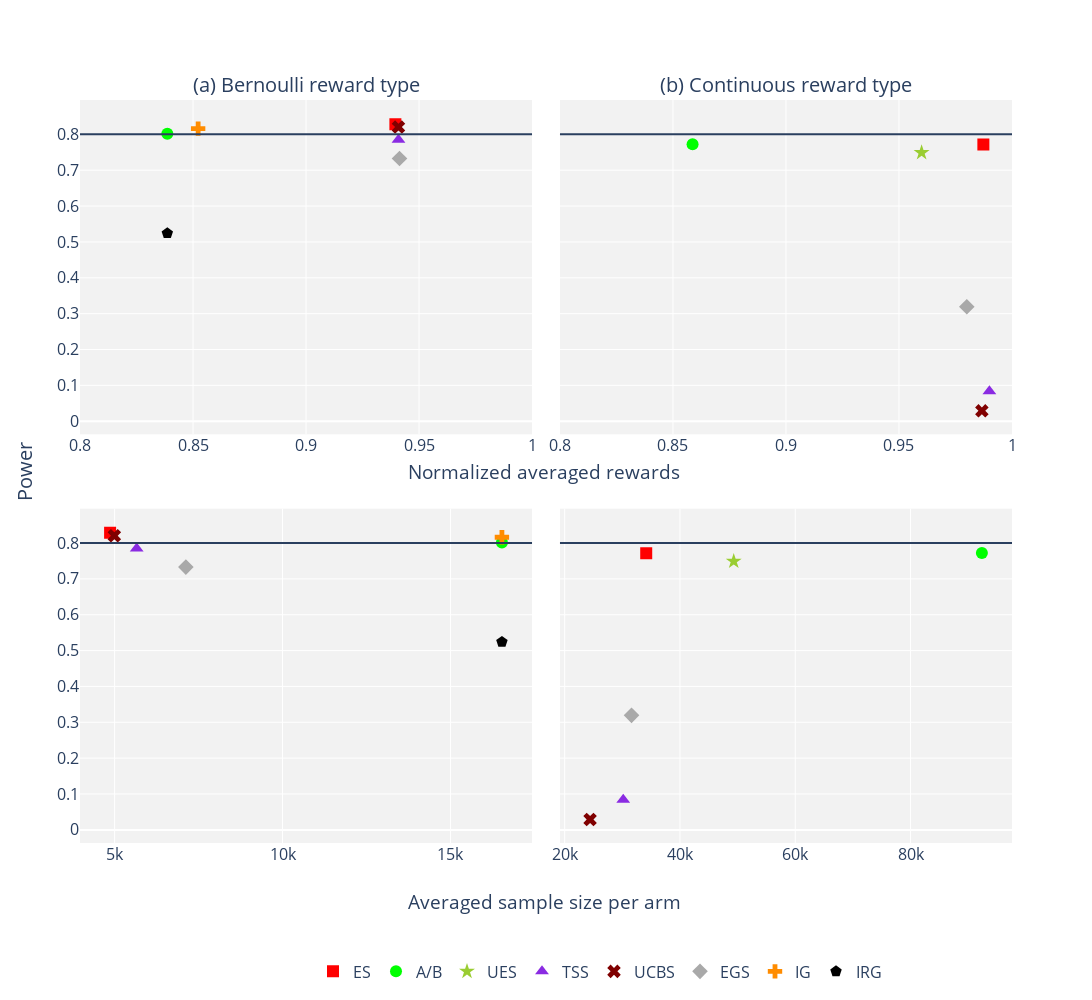

The code cell stored with this chart in its notebook:
### Markdown cell above
# Real Data

### Code cell
fig = make_subplots(
    rows=2, cols=2,
    y_title="Power",
    column_titles=["(a) Bernoulli reward type", "(b) Continuous reward type"],
    shared_yaxes=True,
    horizontal_spacing=0.03,
    vertical_spacing=0.1,
)

legends = ["ES", "A/B", "UES", "TSS", "UCBS", "EGS"]
powers = np.array([0.7717, 0.7724, 0.749, 0.0838, 0.029, 0.3194])
total_samples = np.array([153660, 415729, 221980, 135722, 109833, 142190])
samples_per_arm = total_samples / 4.5
rewards = np.array([1481, 1288, 1440, 1485, 1480, 1470])
max_reward = 1500
data = {"legends": legends, "powers": powers, "samples": samples_per_arm, "rewards": rewards}
df = pd.DataFrame(data=data)
df["max_reward"] = max_reward
df["normalized_rewards"] = df["rewards"] / df["max_reward"]

scatters1, rows1, cols1 = list(), list(), list()
for i, row in df.iterrows():
    scatters1.append(
        go.Scatter(
            x=[row["normalized_rewards"]],
            y=[row["powers"]],
            legendgroup=row["legends"],
            mode="markers",
            marker=go.scatter.Marker(
                color=[my_l2c[row["legends"]]],
                symbol=[my_l2s[row["legends"]]],
                size=12,
            ), 
            name=row["legends"],
            orientation='h',
            showlegend=False,
            xaxis='x',
            yaxis='y',
        )
    )
    rows1.append(1)
    cols1.append(2)
fig.add_traces(
    scatters1, rows=rows1, cols=cols1
)

scatters2, rows2, cols2 = list(), list(), list()
for i, row in df.iterrows():
    scatters2.append(
        go.Scatter(
            x=[row["samples"]],
            y=[row["powers"]],
            legendgroup=row["legends"],
            mode="markers",
            marker=go.scatter.Marker(
                color=[my_l2c[row["legends"]]],
                symbol=[my_l2s[row["legends"]]],
                size=12,
            ), 
            name=row["legends"],
            orientation='h',
            showlegend=True,
            xaxis='x',
            yaxis='y',
        )
    )
    rows2.append(2)
    cols2.append(2)
fig.add_traces(
    scatters2, rows=rows2, cols=cols2
)

legends = ["ES", "A/B", "TSS", "UCBS", "EGS", "IG", "IRG"]
powers = np.array([0.8283, 0.8017, 0.785, 0.8203, 0.7328, 0.8161, 0.5242])
total_samples = np.array([9730, 33066, 11314, 9982, 14242, 33066, 33066])
samples_per_arm = total_samples/2
rewards = np.array([0.2067, 0.1845, 0.207, 0.207, 0.2071, 0.1875, 0.1845])
max_reward = 0.22
data = {"legends": legends, "powers": powers, "samples": samples_per_arm, "rewards": rewards}
df = pd.DataFrame(data=data)
df["max_reward"] = max_reward
df["normalized_rewards"] = df["rewards"] / df["max_reward"]

scatters1, rows1, cols1 = list(), list(), list()
for i, row in df.iterrows():
    scatters1.append(
        go.Scatter(
            x=[row["normalized_rewards"]],
            y=[row["powers"]],
            legendgroup=row["legends"],
            mode="markers",
            marker=go.scatter.Marker(
                color=[my_l2c[row["legends"]]],
                symbol=[my_l2s[row["legends"]]],
                size=12,
            ), 
            name=row["legends"],
            orientation='h',
            # showlegend=True,
            showlegend=True if i in [5, 6] else False,
            xaxis='x',
            yaxis='y',
        )
    )
    rows1.append(1)
    cols1.append(1)
fig.add_traces(
    scatters1, rows=rows1, cols=cols1
)

scatters2, rows2, cols2 = list(), list(), list()
for i, row in df.iterrows():
    scatters2.append(
        go.Scatter(
            x=[row["samples"]],
            y=[row["powers"]],
            legendgroup=row["legends"],
            mode="markers",
            marker=go.scatter.Marker(
                color=[my_l2c[row["legends"]]],
                symbol=[my_l2s[row["legends"]]],
                size=12,
            ), 
            name=row["legends"],
            orientation='h',
            showlegend=False,
            xaxis='x',
            yaxis='y',
        )
    )
    rows2.append(2)
    cols2.append(1)
fig.add_traces(
    scatters2, rows=rows2, cols=cols2
)



fig.add_hline(0.8)
fig.update_layout(
    legend=dict(
        orientation='h',
        x=0.25,
        y=-0.15,
        # title='Test Design',
    ),
    height=1000,
    width=1200,
    # paper_bgcolor='rgba(0,0,0,0)',
    # plot_bgcolor='Beige',
    plot_bgcolor='rgb(242,242,242)',
    font_size=16,
)
# fig.update_xaxes(title_text="Normalized averaged rewards", row=1, col=1)
# fig.update_xaxes(title_text="Averaged sample size per arm", row=1, col=2)
# fig.for_each_annotation(lambda a: a.update(text=f'<b>{a.text}</b>'))
fig.update_annotations(font=dict(size=20))
fig.add_annotation(dict(
    font=dict(size=19),
    x=0.35,
    y=0.5,
    showarrow=False,
    text="Normalized averaged rewards",
    xanchor="left",
    xref="paper",
    yref="paper",
))
fig.add_annotation(dict(
    font=dict(size=19),
    x=0.35,
    y=-0.1,
    showarrow=False,
    text="Averaged sample size per arm",
    xanchor="left",
    xref="paper",
    yref="paper",
))
fig.update_xaxes(range=[0.8, 1.0], row=1, col=1)
fig.update_xaxes(range=[0.8, 1.0], row=1, col=2)

# fig.update_annotations(font=dict(family="Helvetica", size=12))
fig.show()
plotly.io.write_image(fig, 'real_bernoulli_normal.pdf', format='pdf')

### Figure 1 — Plotly figure (JSON) as saved in the notebook; plotly's stock layout.template omitted (floating-point values rounded to 4 significant figures)
{"data": [{"legendgroup": "ES", "marker": {"color": ["red"], "size": 12, "symbol": ["square"]}, "mode": "markers", "name": "ES", "orientation": "h", "showlegend": false, "type": "scatter", "x": [0.9873], "xaxis": "x2", "y": [0.7717], "yaxis": "y2"}, {"legendgroup": "A/B", "marker": {"color": ["lime"], "size": 12, "symbol": ["circle"]}, "mode": "markers", "name": "A/B", "orientation": "h", "showlegend": false, "type": "scatter", "x": [0.8587], "xaxis": "x2", "y": [0.7724], "yaxis": "y2"}, {"legendgroup": "UES", "marker": {"color": ["yellowgreen"], "size": 12, "symbol": ["star"]}, "mode": "markers", "name": "UES", "orientation": "h", "showlegend": false, "type": "scatter", "x": [0.96], "xaxis": "x2", "y": [0.749], "yaxis": "y2"}, {"legendgroup": "TSS", "marker": {"color": ["blueviolet"], "size": 12, "symbol": ["triangle-up"]}, "mode": "markers", "name": "TSS", "orientation": "h", "showlegend": false, "type": "scatter", "x": [0.99], "xaxis": "x2", "y": [0.0838], "yaxis": "y2"}, {"legendgroup": "UCBS", "marker": {"color": ["maroon"], "size": 12, "symbol": ["x"]}, "mode": "markers", "name": "UCBS", "orientation": "h", "showlegend": false, "type": "scatter", "x": [0.9867], "xaxis": "x2", "y": [0.029], "yaxis": "y2"}, {"legendgroup": "EGS", "marker": {"color": ["darkgray"], "size": 12, "symbol": ["diamond"]}, "mode": "markers", "name": "EGS", "orientation": "h", "showlegend": false, "type": "scatter", "x": [0.98], "xaxis": "x2", "y": [0.3194], "yaxis": "y2"}, {"legendgroup": "ES", "marker": {"color": ["red"], "size": 12, "symbol": ["square"]}, "mode": "markers", "name": "ES", "orientation": "h", "showlegend": true, "type": "scatter", "x": [34150.0], "xaxis": "x4", "y": [0.7717], "yaxis": "y4"}, {"legendgroup": "A/B", "marker": {"color": ["lime"], "size": 12, "symbol": ["circle"]}, "mode": "markers", "name": "A/B", "orientation": "h", "showlegend": true, "type": "scatter", "x": [92380.0], "xaxis": "x4", "y": [0.7724], "yaxis": "y4"}, {"legendgroup": "UES", "marker": {"color": ["yellowgreen"], "size": 12, "symbol": ["star"]}, "mode": "markers", "name": "UES", "orientation": "h", "showlegend": true, "type": "scatter", "x": [49330.0], "xaxis": "x4", "y": [0.749], "yaxis": "y4"}, {"legendgroup": "TSS", "marker": {"color": ["blueviolet"], "size": 12, "symbol": ["triangle-up"]}, "mode": "markers", "name": "TSS", "orientation": "h", "showlegend": true, "type": "scatter", "x": [30160.0], "xaxis": "x4", "y": [0.0838], "yaxis": "y4"}, {"legendgroup": "UCBS", "marker": {"color": ["maroon"], "size": 12, "symbol": ["x"]}, "mode": "markers", "name": "UCBS", "orientation": "h", "showlegend": true, "type": "scatter", "x": [24410.0], "xaxis": "x4", "y": [0.029], "yaxis": "y4"}, {"legendgroup": "EGS", "marker": {"color": ["darkgray"], "size": 12, "symbol": ["diamond"]}, "mode": "markers", "name": "EGS", "orientation": "h", "showlegend": true, "type": "scatter", "x": [31600.0], "xaxis": "x4", "y": [0.3194], "yaxis": "y4"}, {"legendgroup": "ES", "marker": {"color": ["red"], "size": 12, "symbol": ["square"]}, "mode": "markers", "name": "ES", "orientation": "h", "showlegend": false, "type": "scatter", "x": [0.9395], "xaxis": "x", "y": [0.8283], "yaxis": "y"}, {"legendgroup": "A/B", "marker": {"color": ["lime"], "size": 12, "symbol": ["circle"]}, "mode": "markers", "name": "A/B", "orientation": "h", "showlegend": false, "type": "scatter", "x": [0.8386], "xaxis": "x", "y": [0.8017], "yaxis": "y"}, {"legendgroup": "TSS", "marker": {"color": ["blueviolet"], "size": 12, "symbol": ["triangle-up"]}, "mode": "markers", "name": "TSS", "orientation": "h", "showlegend": false, "type": "scatter", "x": [0.9409], "xaxis": "x", "y": [0.785], "yaxis": "y"}, {"legendgroup": "UCBS", "marker": {"color": ["maroon"], "size": 12, "symbol": ["x"]}, "mode": "markers", "name": "UCBS", "orientation": "h", "showlegend": false, "type": "scatter", "x": [0.9409], "xaxis": "x", "y": [0.8203], "yaxis": "y"}, {"legendgroup": "EGS", "marker": {"color": ["darkgray"], "size": 12, "symbol": ["diamond"]}, "mode": "markers", "name": "EGS", "orientation": "h", "showlegend": false, "type": "scatter", "x": [0.9414], "xaxis": "x", "y": [0.7328], "yaxis": "y"}, {"legendgroup": "IG", "marker": {"color": ["darkorange"], "size": 12, "symbol": ["cross"]}, "mode": "markers", "name": "IG", "orientation": "h", "showlegend": true, "type": "scatter", "x": [0.8523], "xaxis": "x", "y": [0.8161], "yaxis": "y"}, {"legendgroup": "IRG", "marker": {"color": ["black"], "size": 12, "symbol": ["pentagon"]}, "mode": "markers", "name": "IRG", "orientation": "h", "showlegend": true, "type": "scatter", "x": [0.8386], "xaxis": "x", "y": [0.5242], "yaxis": "y"}, {"legendgroup": "ES", "marker": {"color": ["red"], "size": 12, "symbol": ["square"]}, "mode": "markers", "name": "ES", "orientation": "h", "showlegend": false, "type": "scatter", "x": [4865], "xaxis": "x3", "y": [0.8283], "yaxis": "y3"}, {"legendgroup": "A/B", "marker": {"color": ["lime"], "size": 12, "symbol": ["circle"]}, "mode": "markers", "name": "A/B", "orientation": "h", "showlegend": false, "type": "scatter", "x": [16533], "xaxis": "x3", "y": [0.8017], "yaxis": "y3"}, {"legendgroup": "TSS", "marker": {"color": ["blueviolet"], "size": 12, "symbol": ["triangle-up"]}, "mode": "markers", "name": "TSS", "orientation": "h", "showlegend": false, "type": "scatter", "x": [5657], "xaxis": "x3", "y": [0.785], "yaxis": "y3"}, {"legendgroup": "UCBS", "marker": {"color": ["maroon"], "size": 12, "symbol": ["x"]}, "mode": "markers", "name": "UCBS", "orientation": "h", "showlegend": false, "type": "scatter", "x": [4991], "xaxis": "x3", "y": [0.8203], "yaxis": "y3"}, {"legendgroup": "EGS", "marker": {"color": ["darkgray"], "size": 12, "symbol": ["diamond"]}, "mode": "markers", "name": "EGS", "orientation": "h", "showlegend": false, "type": "scatter", "x": [7121], "xaxis": "x3", "y": [0.7328], "yaxis": "y3"}, {"legendgroup": "IG", "marker": {"color": ["darkorange"], "size": 12, "symbol": ["cross"]}, "mode": "markers", "name": "IG", "orientation": "h", "showlegend": false, "type": "scatter", "x": [16533], "xaxis": "x3", "y": [0.8161], "yaxis": "y3"}, {"legendgroup": "IRG", "marker": {"color": ["black"], "size": 12, "symbol": ["pentagon"]}, "mode": "markers", "name": "IRG", "orientation": "h", "showlegend": false, "type": "scatter", "x": [16533], "xaxis": "x3", "y": [0.5242], "yaxis": "y3"}], "layout": {"annotations": [{"font": {"size": 20}, "showarrow": false, "text": "(a) Bernoulli reward type", "x": 0.2425, "xanchor": "center", "xref": "paper", "y": 1, "yanchor": "bottom", "yref": "paper"}, {"font": {"size": 20}, "showarrow": false, "text": "(b) Continuous reward type", "x": 0.7575, "xanchor": "center", "xref": "paper", "y": 1, "yanchor": "bottom", "yref": "paper"}, {"font": {"size": 20}, "showarrow": false, "text": "Power", "textangle": -90, "x": 0, "xanchor": "right", "xref": "paper", "xshift": -40, "y": 0.5, "yanchor": "middle", "yref": "paper"}, {"font": {"size": 19}, "showarrow": false, "text": "Normalized averaged rewards", "x": 0.35, "xanchor": "left", "xref": "paper", "y": 0.5, "yref": "paper"}, {"font": {"size": 19}, "showarrow": false, "text": "Averaged sample size per arm", "x": 0.35, "xanchor": "left", "xref": "paper", "y": -0.1, "yref": "paper"}], "font": {"size": 16}, "height": 1000, "legend": {"orientation": "h", "x": 0.25, "y": -0.15}, "plot_bgcolor": "rgb(242,242,242)", "shapes": [{"type": "line", "x0": 0, "x1": 1, "xref": "x domain", "y0": 0.8, "y1": 0.8, "yref": "y"}, {"type": "line", "x0": 0, "x1": 1, "xref": "x2 domain", "y0": 0.8, "y1": 0.8, "yref": "y2"}, {"type": "line", "x0": 0, "x1": 1, "xref": "x3 domain", "y0": 0.8, "y1": 0.8, "yref": "y3"}, {"type": "line", "x0": 0, "x1": 1, "xref": "x4 domain", "y0": 0.8, "y1": 0.8, "yref": "y4"}], "width": 1200, "xaxis": {"anchor": "y", "domain": [0, 0.485], "range": [0.8, 1], "type": "linear"}, "xaxis2": {"anchor": "y2", "domain": [0.515, 1], "range": [0.8, 1], "type": "linear"}, "xaxis3": {"anchor": "y3", "autorange": true, "domain": [0, 0.485], "range": [3995.0, 17400.0], "type": "linear"}, "xaxis4": {"anchor": "y4", "autorange": true, "domain": [0.515, 1], "range": [19340.0, 97450.0], "type": "linear"}, "yaxis": {"anchor": "x", "autorange": true, "domain": [0.55, 1], "range": [-0.0387, 0.896], "type": "linear"}, "yaxis2": {"anchor": "x2", "autorange": true, "domain": [0.55, 1], "matches": "y", "range": [-0.0387, 0.896], "showticklabels": false, "type": "linear"}, "yaxis3": {"anchor": "x3", "autorange": true, "domain": [0, 0.45], "range": [-0.0387, 0.896], "type": "linear"}, "yaxis4": {"anchor": "x4", "autorange": true, "domain": [0, 0.45], "matches": "y3", "range": [-0.0387, 0.896], "showticklabels": false, "type": "linear"}}}
